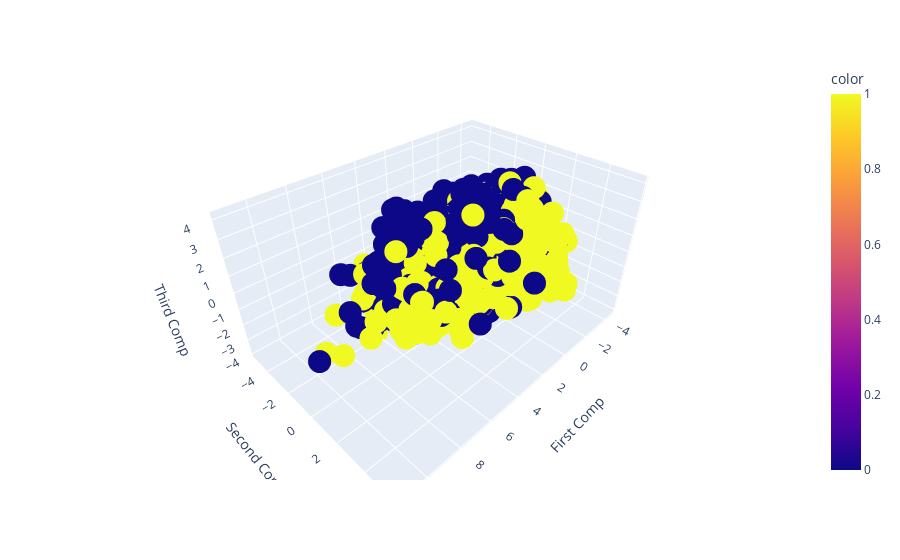

Notebook code for this chart:
### Code cell
import plotly.express as px

from sklearn.decomposition import PCA
from sklearn.preprocessing import StandardScaler, FunctionTransformer
from sklearn.pipeline import Pipeline


pca = Pipeline([("standarize", StandardScaler()), ("pca",PCA(n_components = 3)), ("dataframe", FunctionTransformer(lambda x: pd.DataFrame(x, columns = ["First Comp", "Second Comp", "Third Comp"])))]).fit(X)
X3D = pca.transform(X)
px.scatter_3d(x = "First Comp", y = "Second Comp",z = "Third Comp", data_frame= X3D, color= y)

### Figure 1 — Plotly figure (JSON) as saved in the notebook; plotly's stock layout.template omitted (floating-point values rounded to 4 significant figures; data arrays with more than 128 entries replaced by an {"elided": "..."} marker saying what was removed)
{"data": [{"hovertemplate": "First Comp=%{x}<br>Second Comp=%{y}<br>Third Comp=%{z}<br>color=%{marker.color}<extra></extra>", "legendgroup": "", "marker": {"color": {"elided": "6014 int values"}, "coloraxis": "coloraxis", "symbol": "circle"}, "mode": "markers", "name": "", "scene": "scene", "showlegend": false, "type": "scatter3d", "x": {"elided": "6014 float values"}, "y": {"elided": "6014 float values"}, "z": {"elided": "6014 float values"}}], "layout": {"coloraxis": {"colorbar": {"title": {"text": "color"}}, "colorscale": [[0, "#0d0887"], [0.1111, "#46039f"], [0.2222, "#7201a8"], [0.3333, "#9c179e"], [0.4444, "#bd3786"], [0.5556, "#d8576b"], [0.6667, "#ed7953"], [0.7778, "#fb9f3a"], [0.8889, "#fdca26"], [1, "#f0f921"]]}, "legend": {"tracegroupgap": 0}, "margin": {"t": 60}, "scene": {"domain": {"x": [0, 1], "y": [0, 1]}, "xaxis": {"title": {"text": "First Comp"}}, "yaxis": {"title": {"text": "Second Comp"}}, "zaxis": {"title": {"text": "Third Comp"}}}}}
